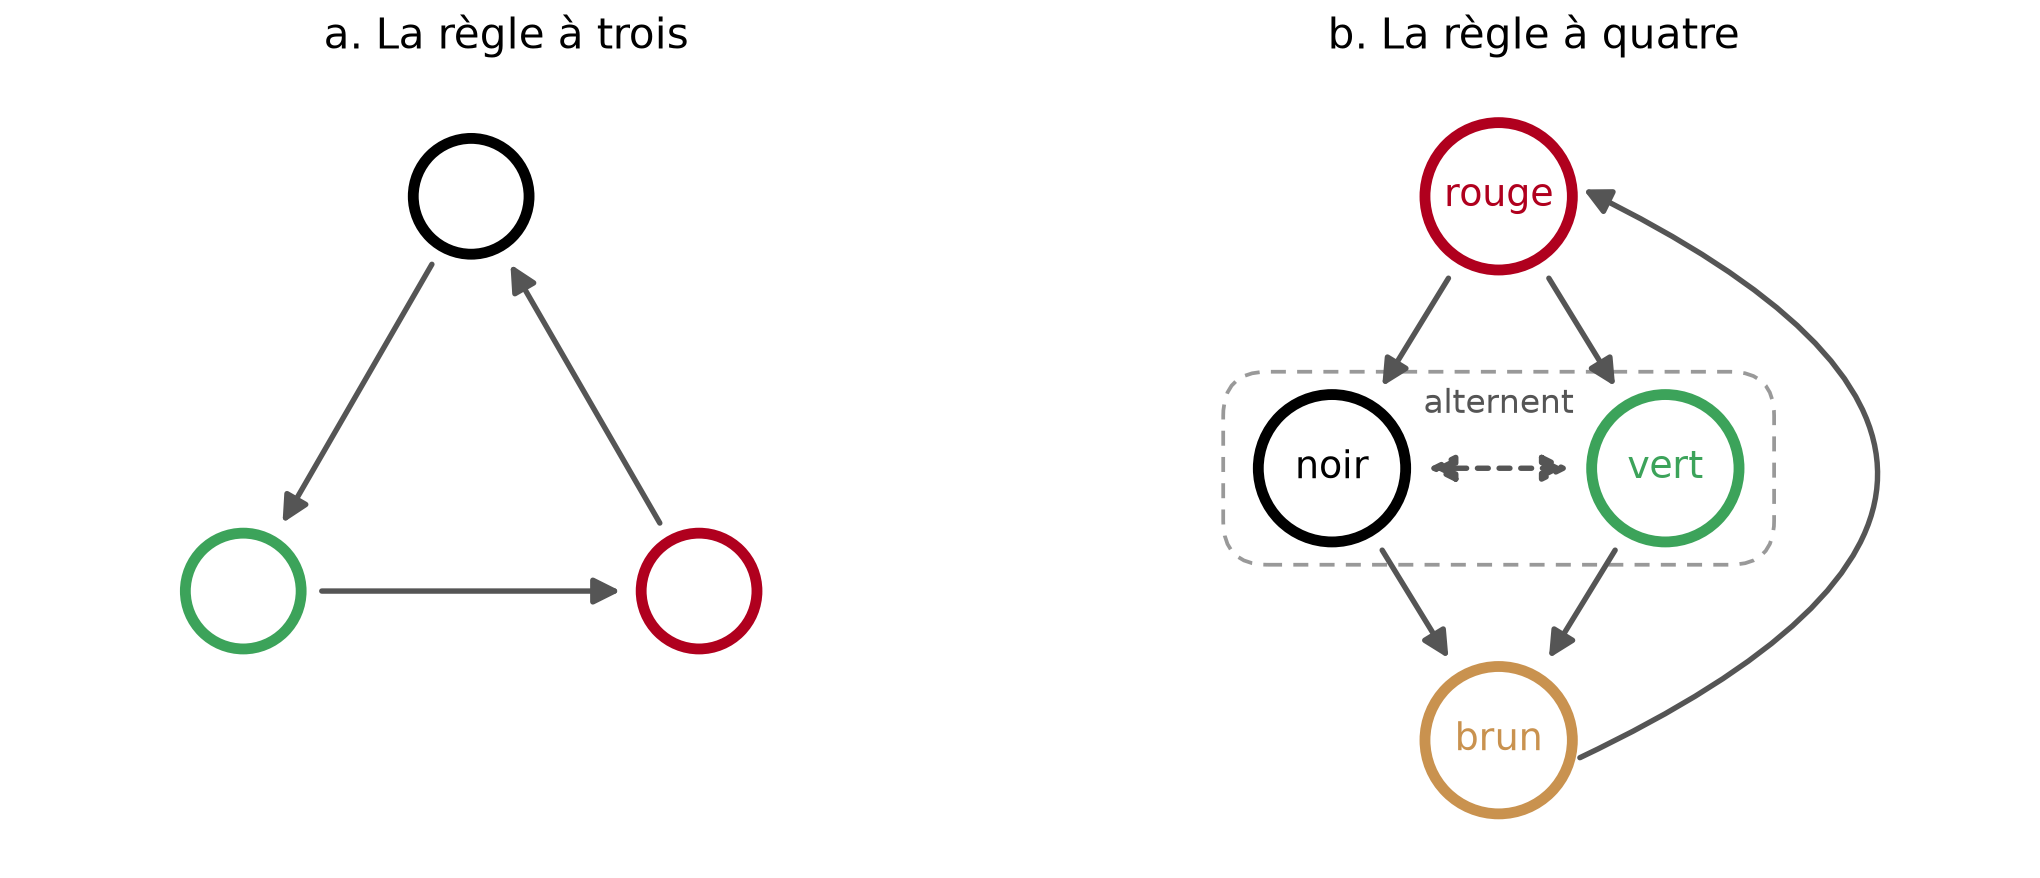

The Python source for this figure:
"""Figure : la regle a trois (Lacan, 9 decembre 1975) et la regle a quatre (figure de Thome et Soury).
Une fleche de A vers B veut dire : A passe toujours sur B.  Usage : python fig_regles.py"""
import numpy as np, matplotlib
matplotlib.use("Agg")
import matplotlib.pyplot as plt
from matplotlib.patches import FancyArrowPatch, Circle, FancyBboxPatch
OUT = r"../figures/"
C = {"noir": "#000000", "vert": "#3ca35a", "rouge": "#b0001e", "brun": "#c9924f", "gris": "#555555"}
def rond(ax, xy, coul, nom, r=0.33):
    ax.add_patch(Circle(xy, r, fill=False, ec=coul, lw=2.6)); ax.text(xy[0], xy[1], nom, ha="center", va="center", fontsize=9, color=coul)
def fleche(ax, a, b, r=0.40, rad=0.0, style="-|>", coul="#555555", ls="-"):
    a, b = np.array(a, float), np.array(b, float); u = (b - a) / np.linalg.norm(b - a)
    ax.add_patch(FancyArrowPatch(a + r * u, b - r * u, arrowstyle=style, mutation_scale=13, lw=1.3, color=coul, connectionstyle=f"arc3,rad={rad}", linestyle=ls))
fig, axes = plt.subplots(1, 2, figsize=(7.0, 3.2))
ax = axes[0]; P = {k: (1.5 * np.cos(a), 1.5 * np.sin(a)) for k, a in zip("ABC", np.radians([90, 210, 330]))}
for k, c in zip("ABC", ("#000000", "#3ca35a", "#b0001e")): rond(ax, P[k], c, "")
fleche(ax, P["A"], P["B"]); fleche(ax, P["B"], P["C"]); fleche(ax, P["C"], P["A"])
ax.set_title("a. La règle à trois", fontsize=10)
ax = axes[1]; R, B = (0, 1.5), (0, -1.6); N, V = (-0.95, -0.05), (0.95, -0.05)
ax.add_patch(FancyBboxPatch((-1.55, -0.58), 3.1, 1.06, boxstyle="round,pad=0.02,rounding_size=0.25", fill=False, ec="#999999", lw=0.9, ls=(0, (4, 3))))
[rond(ax, p, C[k], k, r=0.42) for p, k in ((R, "rouge"), (B, "brun"), (N, "noir"), (V, "vert"))]
[fleche(ax, p, q, r=0.50) for p, q in ((R, N), (R, V), (N, B), (V, B))]
ax.add_patch(FancyArrowPatch((0.42, -1.72), (0.44, 1.56), arrowstyle="-|>", mutation_scale=13, lw=1.3, color="#555555", connectionstyle="arc3,rad=1.05"))
fleche(ax, N, V, r=0.50, style="<|-|>", ls=(0, (2, 2)))
ax.text(0, 0.22, "alternent", ha="center", va="bottom", fontsize=8, color="#555555")
ax.set_title("b. La règle à quatre", fontsize=10)
for ax in axes: ax.set_xlim(-2.6, 3.0); ax.set_ylim(-2.3, 2.2); ax.set_aspect("equal"); ax.axis("off")
fig.tight_layout()
for ext in ("png", "svg", "pdf"): fig.savefig(OUT + "fig_regles." + ext, dpi=300, bbox_inches="tight", pad_inches=0.05)
